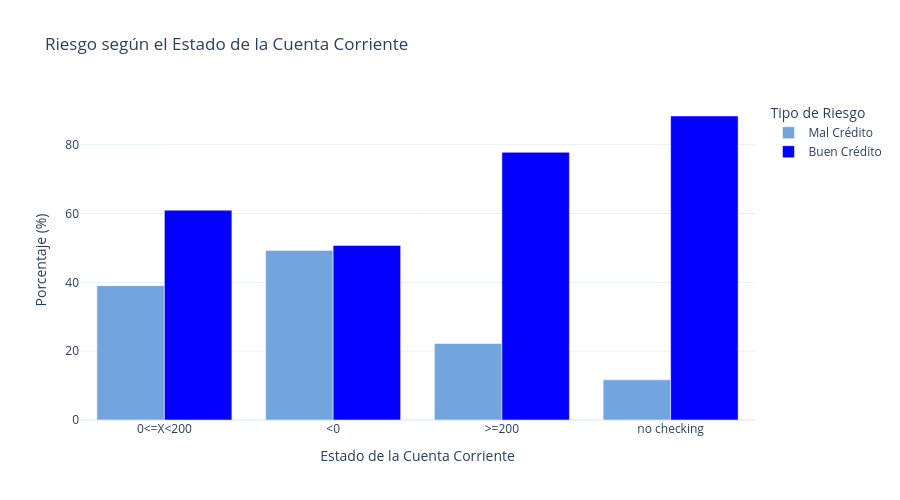

The cell this chart's notebook holds for it:
### Markdown cell above
Como vemos en la gráfica la variable edad, observamos que el volumen principal de solicitantes se concentra entre los 25 a 30 años. Este patrón se repite tanto en los créditos concedidos como en los denegados. Sin embargo con la distribución general sacamos la conclusión de que casi todos los clientes del banco tienen esa edad no es necesariamente un riesgo por la edad, por eso justifica el uso de redes neuronales para que puedan encontrar patrones ocultos...

### Code cell
cuenta_riesgo = creditos.groupby(['checking_status', 'class']).size().reset_index(name='count')

cuenta_riesgo['porcentaje'] = cuenta_riesgo.groupby('checking_status')['count'].transform(lambda x: x / x.sum() * 100)

cuenta_riesgo['class'] = cuenta_riesgo['class'].map({'good': 'Buen Crédito', 'bad': 'Mal Crédito'})

fig2 = px.bar(
    cuenta_riesgo, 
    x='checking_status', 
    y='porcentaje', 
    color='class',
    barmode='group',
    color_discrete_map={'Buen Crédito': "#0400fd", 'Mal Crédito': "#72a5de"},
    labels={'checking_status': 'Estado de la Cuenta Corriente', 'porcentaje': 'Porcentaje (%)', 'class': 'Tipo de Riesgo'},
    title='Riesgo según el Estado de la Cuenta Corriente'
)

fig2.update_layout(template='plotly_white', height=500)
fig2.show()

### Figure 1 — Plotly figure (JSON) as saved in the notebook; plotly's stock layout.template omitted (floating-point values rounded to 4 significant figures)
{"data": [{"alignmentgroup": "True", "hovertemplate": "Tipo de Riesgo=Mal Crédito<br>Estado de la Cuenta Corriente=%{x}<br>Porcentaje (%)=%{y}<extra></extra>", "legendgroup": "Mal Crédito", "marker": {"color": "#72a5de", "pattern": {"shape": ""}}, "name": "Mal Crédito", "offsetgroup": "Mal Crédito", "orientation": "v", "showlegend": true, "textposition": "auto", "type": "bar", "x": ["0<=X<200", "<0", ">=200", "no checking"], "xaxis": "x", "y": [39.03, 49.27, 22.22, 11.68], "yaxis": "y"}, {"alignmentgroup": "True", "hovertemplate": "Tipo de Riesgo=Buen Crédito<br>Estado de la Cuenta Corriente=%{x}<br>Porcentaje (%)=%{y}<extra></extra>", "legendgroup": "Buen Crédito", "marker": {"color": "#0400fd", "pattern": {"shape": ""}}, "name": "Buen Crédito", "offsetgroup": "Buen Crédito", "orientation": "v", "showlegend": true, "textposition": "auto", "type": "bar", "x": ["0<=X<200", "<0", ">=200", "no checking"], "xaxis": "x", "y": [60.97, 50.73, 77.78, 88.32], "yaxis": "y"}], "layout": {"barmode": "group", "height": 500, "legend": {"title": {"text": "Tipo de Riesgo"}, "tracegroupgap": 0}, "title": {"text": "Riesgo según el Estado de la Cuenta Corriente"}, "xaxis": {"anchor": "y", "domain": [0, 1], "title": {"text": "Estado de la Cuenta Corriente"}}, "yaxis": {"anchor": "x", "domain": [0, 1], "title": {"text": "Porcentaje (%)"}}}}
